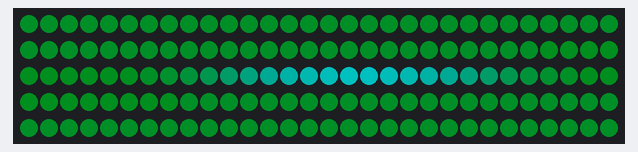
Simulated run of this sketch. Board: Arduino Uno, built with avr-gcc and run on an emulated ATmega328P. On the bench: 150 RGB LEDs in strip order, left to right, continuing on the next row. Dim RGB values are drawn brighter than linear.

Above: at 0.13 s.
At 3.92 s:
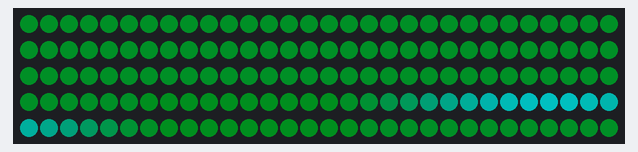
At 7.85 s:
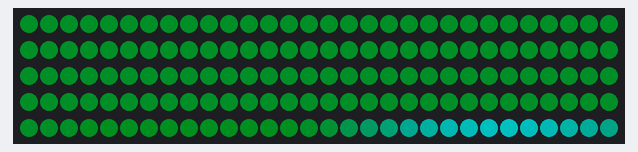
At 19.96 s:
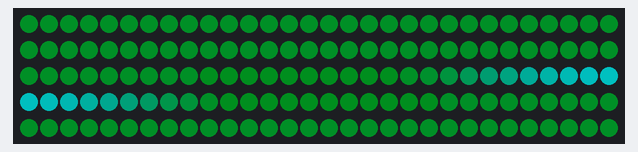
At 29.43 s:
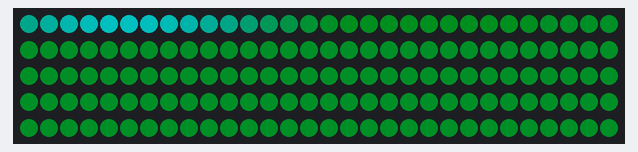
At 39.84 s:
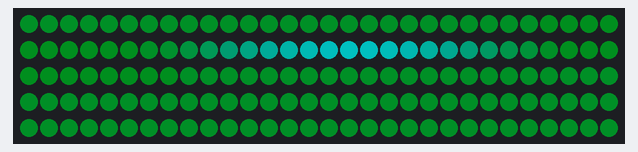

The sketch:

Hedgie_Tree.ino
```cpp
// ===== INCLUDES ===== //
//Neopixel library
#include <Adafruit_NeoPixel.h>
// ===== END INCLUDES ===== //

// ===== VARIABLES AND CONSTANTS ===== //
#define ROWS 1
#define COLS 150
#define DATA_PIN 12

//Number of pixels
int nPixels = ROWS*COLS;
float center[2] = {
	static_cast<float>(COLS - 1)/2.0,
	static_cast<float>(ROWS - 1)/2.0
};

//Dimming constant
const double DIM = 5;

//Time variables
float t = 0;
float dt = 0.01;
float delayTime = 4;

// Sweeping Location
float spotLight = 0;
float spotRadius = 5;

//Color type
class Color{
	public:
		//Constructor
		Color(int R = 0, int G = 0, int B = 0) : R(R), G(G), B(B){}

		//Color values
		short int R, G, B;
};

//Color operators
Color operator+(const Color a, const Color b){
	return Color(a.R + b.R, a.G + b.G, a.B + b.B);
}
Color operator-(const Color a, const Color b){
	return Color(a.R - b.R, a.G - b.G, a.B - b.B);
}

Color operator*(const double t, const Color a){
	return Color(t*a.R, t*a.G, t*a.B);
}

Color operator*(const Color a, const Color b){
	return Color(a.R*b.R, a.G*b.G, a.B*b.B);
}

Color operator/(const Color a, const double t){
	return Color(a.R/t, a.G/t, a.B/t);
}


//Constant colors
const Color RED = Color(255, 0, 0);
const Color ORANGE = Color(220, 65, 0);
const Color YELLOW = Color(255, 255, 0);
const Color GREEN = Color(0, 255, 0);
const Color DARKGREEN = Color(0, 15, 4);
const Color BLUE = Color(0, 0, 255);
const Color CYAN = Color(0, 255, 255)/3;
const Color PURPLE = Color(180, 0, 255);
const Color BLACK = Color(0, 0, 0);
const Color WHITE = Color(255, 255, 255);

//Neopixel driver
Adafruit_NeoPixel pixels = Adafruit_NeoPixel(
	nPixels,
	DATA_PIN,
	NEO_GRB + NEO_KHZ800
);
// ===== END VARIABLES AND CONSTANTS ===== //

// ===== SETUP FUNCTION ===== //
void setup(){
	//Begin the NeoPixel driver
	pixels.begin();
}
// ===== END SETUP FUNCTION ===== //

// ===== LOOP FUNCTION ===== //
void loop(){
	//Make sure t stays between 0 and 1
	t += dt;

	// Location of spot = nPixels*sin(t)/2
	// Determine Spotlight Location
	spotLight = static_cast<float>(nPixels)*(sin(t) + 1)/2;

	//Cycle through all pixels
	for (int x = 0; x < COLS; x++){
		// Find Location Relative to Spot Light
		float dx = spotLight - x;
		float local = abs(dx);

		// Find Intensity
		float level = exp(-(pow((x - spotLight)/spotRadius, 2)));

		// Write Value
		setColor(x, 0, lerp(DARKGREEN, CYAN, level));
		//setColor(x, 0, lerp(BLACK, colorSin(level), level));
	}

	//Show pixels
	pixels.show();

	//Wait a short while
	delay(delayTime);
}
// ===== END LOOP FUNCTION ===== //


// ===== FUNCTION DEFINITION ===== //
//Linear interpolation
Color lerp(Color a, Color b, double t){
	double s = 1-t;
	return s*a + t*b;
}

//Distance to center
double rDist(float x, float y){
	//Find components
	float rX = center[0] - x;
	float rY = center[1] - y;

	//Calculate distance
	return sqrt(rX*rX + rY*rY);
}

//Periodic color generator
Color colorSin(double t){
	//Make sure t doesn't get to big
	t *= (t > 100) ? 0 : 2*PI;

	//Determine RGB values along a circular walk through RGB space
	double rVal = sin(t) + 1;
	double gVal = sin(t + 2.0*PI/3.0) + 1;
	double bVal = sin(t + 4.0*PI/3.0) + 1;

	//Return the color with amplitude multipliers
	return
		Color(round(127*rVal), round(127*gVal), round(127*bVal))
		- Color(1, 1, 1);
}

//Set pixel (x, y) to a color
void setColor(int x, int y, Color c){
	//Convert from 2D to 1D
	int n = y*COLS + x;

	//Set the pixel color
	pixels.setPixelColor(n, pixels.Color(c.R, c.G, c.B));
}

//Clear all pixels by setting them to black
void clearPixels(){
	for (int i = 0; i < COLS; i++){
		for (int j = 0; j < ROWS; j++){
			setColor(i, j, BLACK);
		}
	}
}
// ===== END FUNCTION DEFINITION ===== //
```
